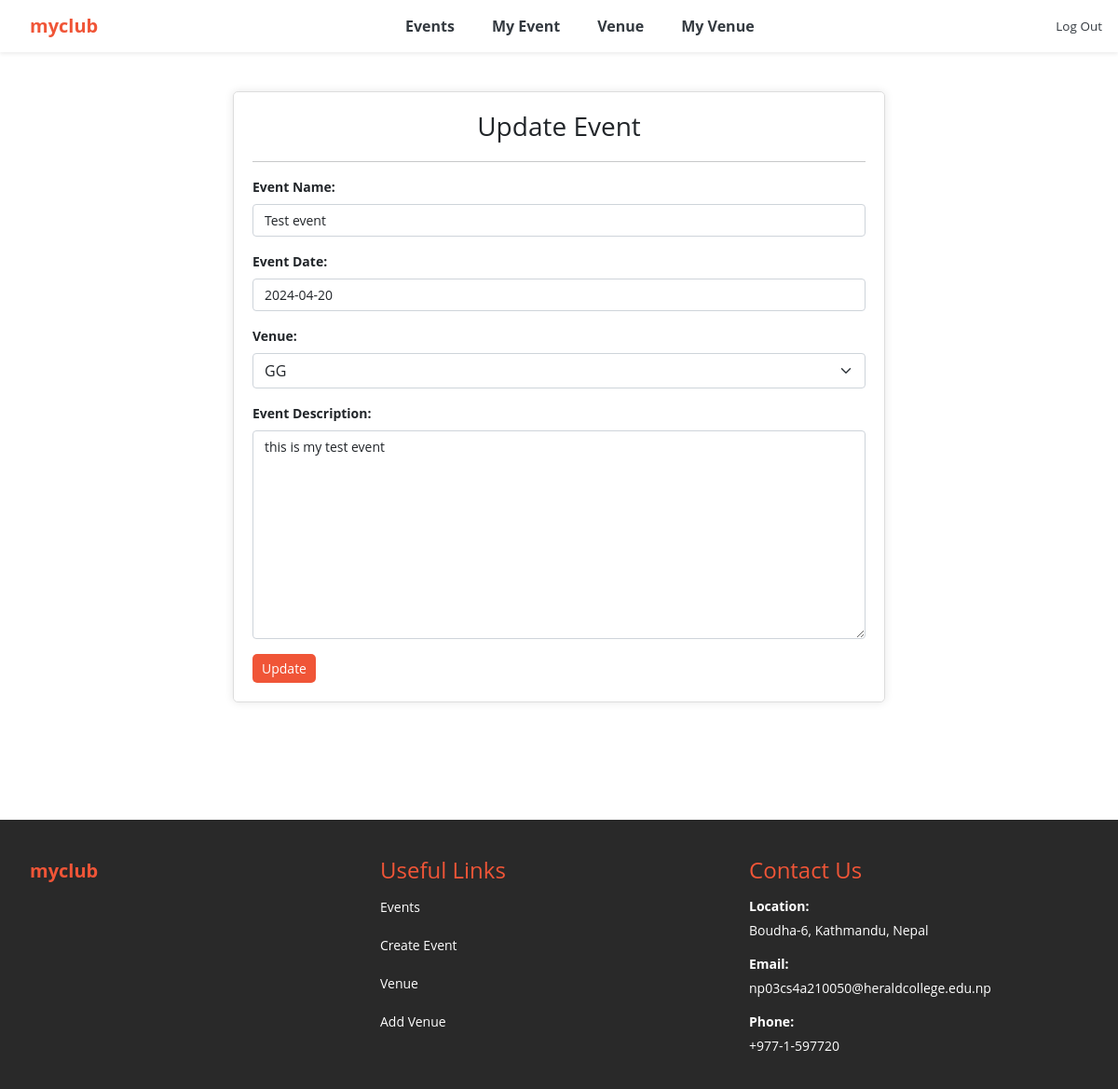
Screenshot of /update_event/32 (signed in) with the database file from the repository.
### events/models.py (models this page shows, shortened)
class Event(models.Model):
	name = models.CharField('Event Name', max_length=120)
	event_date = models.DateField('Event Date', blank=False)
	venue = models.ForeignKey(Venue, blank=True, null=True, on_delete=models.CASCADE)
	manager = models.ForeignKey(User, blank=True, null=True, on_delete=models.SET_NULL)
	description = models.TextField(blank=True)
	attendees = models.ManyToManyField(MyClubUser, blank=True)
	class Meta:
		ordering = ['-event_date']

class Venue(models.Model):
	name = models.CharField('Venue Name', max_length=120)
	address = models.CharField(max_length=300)
	zip_code = models.CharField('Zip Code', max_length=15)
	phone = models.CharField('Contact Phone', max_length=25, blank=True)
	web = models.URLField('Website Address', blank=True)
	email_address = models.EmailField('Email Address', blank=True)
	owner = models.IntegerField("Venue Owner", blank=False, default=1)
	venue_description = models.TextField(blank=True)
	venue_image = models.ImageField(null=True, blank=True, upload_to="images/")
	def __str__(self):
		return self.name
	class Meta:
		ordering = ['name']

### events/views.py (the view)
# urls.py: path('update_event/<event_id>', views.update_event, name='update-event'),
def update_event(request, event_id):
	event = Event.objects.get(pk=event_id)
	if request.user.is_superuser:
		form = EventForm(request.POST or None, instance=event)
	else:
		form = EventForm(request.POST or None, instance=event)
	if form.is_valid():
		form.save()
		messages.success(request, ("Your event has been updated"))
		return redirect('my_events')
	return render(request, 'events/update_event.html',
		{'event': event, 'form':form})

### events/forms.py
class EventForm(ModelForm):
	class Meta:
		model = Event
		fields = ('name', 'event_date', 'venue', 'description')
		labels = {
			'name': 'Event Name',
			'event_date': 'Event Date',
			'venue': 'Venue',
			'description': 'Event Description',
		}
		widgets = {
			'name': forms.TextInput(attrs={'class':'form-control'}),
			'event_date': forms.TextInput(attrs={'class':'form-control', 'placeholder':'YYYY-MM-DD'}),
			'venue': forms.Select(attrs={'class':'form-select'}),
			'description': forms.Textarea(attrs={'class':'form-control'}),
		}

### events/templates/events/update_event.html (shortened to what this page needs)
{% extends 'events/base.html' %}
{% block content %}
	{% if user.is_authenticated %}
		{% if user == event.manager %}
		<br>
		<div class="form-container">
			<div class="heading-container">
	            <h3>Update Event</h3>
	        </div>
			<hr>
			<form action="" class="custom-form" method=POST>
				{{ form.as_p }}
				<input type="submit" value="Update" class="btn btn-custom">
			</form>
		</div>
		<br>
		{% endif %}
	{% else %}
		<h4>Sorry! You must be logged in to view this page</h4>
		<a href="{% url 'login' %}">Login Here</a>
		<br><br><br><br>
		<br><br><br>
	{% endif %}
{% endblock %}

### events/templates/events/base.html (style rules this page uses)
body { font-size: 14px; font-weight: 400; font-family: "Open Sans", sans-serif; background: #FFFFFF; }
label { display: block; margin-bottom: 8px; font-weight: bold; }
.heading-container { text-align: center; margin-bottom: 20px; }
.form-control { font-size: 14px; }
.form-container { max-width: 700px; margin: auto; padding: 20px; border: 1px solid #ddd; border-radius: 5px; box-shadow: 0 0 10px rgba(0, 0, 0, 0.1); }
.custom-form { max-width: 100%; margin: 0 auto; }
.btn-custom { font-size: 14px; color: #FFFFFF; background-color: #f05537; cursor: pointer; padding: 5px 10px; text-decoration: none; border: none; border-radius: 5px; }

### events/templates/events/navbar.html (style rules this page uses)
:root { --bs-primary: #f05537; --bs-orange: #d1410c; }

### rows the page displays
Event: name "Test event", event_date "2024-04-20", venue "GG", description "this is my test event"
